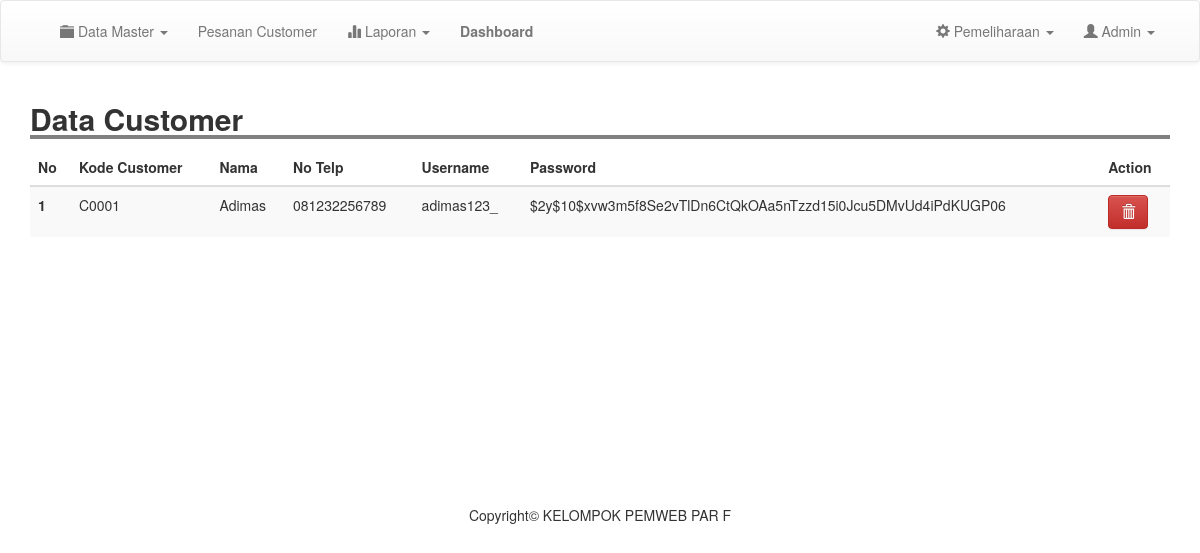
The app's page /admin/m_customer.php (signed in) with its own data.
### tables this page shows
CREATE TABLE `customer` (
  `kode_customer` varchar(100) NOT NULL,
  `nama` varchar(100) NOT NULL,
  `email` varchar(100) NOT NULL,
  `username` varchar(100) NOT NULL,
  `password` varchar(100) NOT NULL,
  `telp` varchar(200) NOT NULL
);

### admin/m_customer.php (the view, shortened to what this page needs)
<?php
include 'header.php';
?>
<div class="container">
	<h2 style=" width: 100%; border-bottom: 4px solid gray"><b>Data Customer</b></h2>
	<table class="table table-striped">
		<thead>
			<tr>
				<th scope="col">No</th>
				<th scope="col">Kode Customer</th>
				<th scope="col">Nama</th>
				<th scope="col">No Telp</th>
				<th scope="col">Username</th>
				<th scope="col">Password</th>
				<th scope="col">Action</th>
			</tr>
		</thead>
		<tbody>
			<?php
			$result = mysqli_query($conn, "SELECT * FROM customer order by kode_customer asc");
			$no =1;
			while ($row = mysqli_fetch_assoc($result)) {
				?>
				<tr>
					<th scope="row"><?php echo $no; ?></th>
					<td><?= $row['kode_customer'];  ?></td>
					<td><?= $row['nama'];  ?></td>
					<td><?= $row['telp'];  ?></td>
					<td><?= $row['username'];  ?></td>
					<td><?= $row['password'];  ?></td>
					<td><a href="m_customer.php?kode=<?php echo $row['kode_customer'];?>&page=del" class="btn btn-danger" onclick="return confirm('Yakin Ingin Menghapus Data ?')"><i class="glyphicon glyphicon-trash"></i> </a></td>
				</tr>
				<?php
				$no++;
			}
			?>
		</tbody>
	</table>
</div>
<br>
<br>
<br>
<br>
<br>
<br>
<br>
<br>
<br>
<br>
<br>
<br>
<?php
include 'footer.php';
?>

### css/style.css (style rules this page uses)
body { margin:0; padding: 0; }

### records on screen
customer: kode_customer "C0001", nama "Adimas", telp "081232256789", username "adimas123_", password "$2y$10$xvw3m5f8Se2vTlDn6CtQkOAa5nTzzd15i0Jcu5DMvUd4iPdKUGP06"
